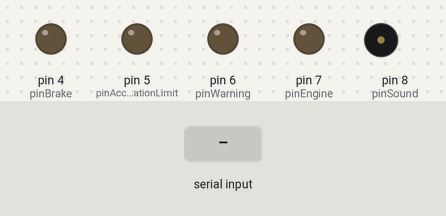
The sketch below on a simulated Arduino Uno, built with avr-gcc and run on an emulated ATmega328P. Shown: output pins drawn as LEDs (lit = HIGH), buzzer (waves = sounding). The test bench sets the inputs (shaded band).

Above: at 1.7 s.
1.8 s: "e" received over Serial
At 2.6 s:
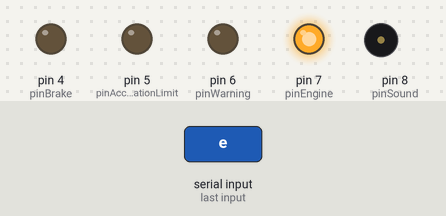
3.3 s: "w" received over Serial
At 3.7 s:
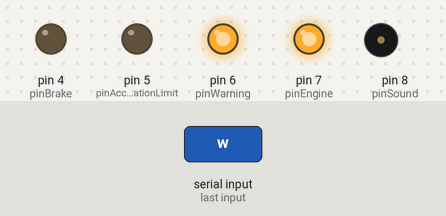
4.8 s: "b" received over Serial
At 6.0 s:
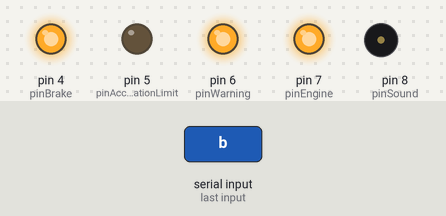
6.3 s: "r" received over Serial
At 7.2 s:
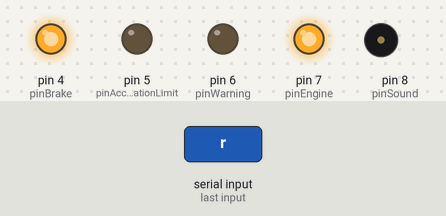
7.8 s: "a" received over Serial
At 8.4 s:
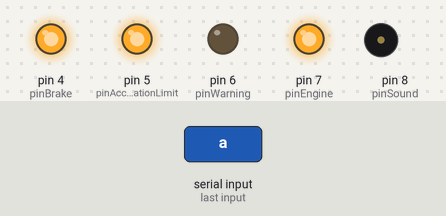
9.3 s: "n" received over Serial
At 10.7 s:
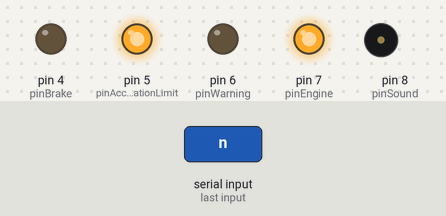
Timing chart, 0 to 11.8 s (numbered marks = the images above; inputs shaded):
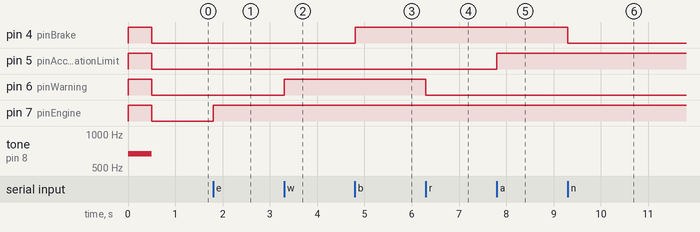

The sketch:

TIPE.ino
```cpp
/**
 * ooooooooooo  ooooo  oooooooooo ooooooooooo     o      oooooooooo  oooooooo8
 *  88 888  88   888   888    888 888            888      888   888 888
 *     888       888   888oooo88  888ooo8       8  88     888oooo88  888oooooo
 *     888       888   888        888          8oooo88    888               888
 *    o888o     o888o o888o      o888ooo8888 o88o  o888o o888o      o88oooo888
 */

int pinEngine = 7;
int pinWarning = 6;
int pinAccelerationLimit = 5;
int pinBrake = 4;
int pinSound = 8;

boolean engine = false;

char command = 0;

void Exit(){
  engine = false;
  digitalWrite(pinEngine,LOW);
  digitalWrite(pinWarning,LOW);
  digitalWrite(pinAccelerationLimit,LOW);
  digitalWrite(pinBrake,LOW);

  noTone(pinSound);
}

void Engine(){
  engine = true;
  digitalWrite(pinEngine, HIGH);
}

void Warning(){
  digitalWrite(pinWarning, HIGH);
}

void StopWarning(){
  digitalWrite(pinWarning, LOW);
}

void AccelerationLimit(){
  digitalWrite(pinAccelerationLimit, HIGH);
}

void StopAccelerationLimit(){
  digitalWrite(pinAccelerationLimit, LOW);
}

void Brake(){
  digitalWrite(pinBrake, HIGH);
}

void StopBrake(){
  digitalWrite(pinBrake, LOW);
}

void Sound(){
  tone(pinSound, 666);
}

void StopSound(){
  noTone(pinSound);
}

void setup()
{
  pinMode(pinEngine, OUTPUT);
  pinMode(pinWarning,OUTPUT);
  pinMode(pinAccelerationLimit,OUTPUT);
  pinMode(pinBrake,OUTPUT);

  Serial.begin(9600); //On demarre la connexion serie
  while(!Serial){} // on attend que la connexion serie demarre

  /**
   *  verification du fonctionnement des systemes
   *  (1/2 seconde)
   */
  digitalWrite(pinEngine, HIGH);
  Warning();
  AccelerationLimit();
  Brake();
  Sound();

  delay(500);

  digitalWrite(pinEngine, LOW);
  StopWarning();
  StopAccelerationLimit();
  StopBrake();
  StopSound();
}

void loop()
{
  if(!engine)//si non demarre
  {
    command = Serial.read();
    if(command == 'e')
      Engine();
    command = 0;
  }
  else
  {
    if(Serial.available() > 0) //si on recoit une donnee sur le port serie
    {
      command = Serial.read();
      switch(command){
        case 'x':
          Exit();
        break;
        case 'w':
          Warning();
        break;
        case 'r':
          StopWarning();
        break;
        case 'b':
          Brake();
        break;
        case 'n':
          StopBrake();
        break;
        case 'a':
          AccelerationLimit();
        break;
        case 'q':
          StopAccelerationLimit();
        break;
        case 's':
          Sound();
        break;
        case 'd':
          StopSound();
        break;
      }
      command = 0;
    }
  }
}
```

Measured:
- after the input at 1.8 s, pin 7 (pinEngine): LOW → HIGH at once
- after the input at 3.3 s, pin 6 (pinWarning): LOW → HIGH at once
- after the input at 4.8 s, pin 4 (pinBrake): LOW → HIGH at once
- after the input at 6.3 s, pin 6 (pinWarning): HIGH → LOW at once
- after the input at 7.8 s, pin 5 (pinAccelerationLimit): LOW → HIGH at once
- after the input at 9.3 s, pin 4 (pinBrake): HIGH → LOW at once
